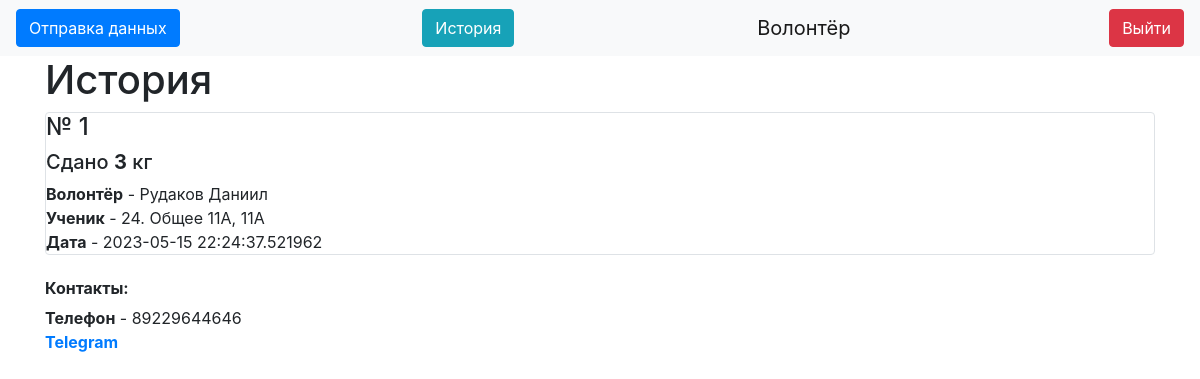
The app's page /history (signed in) with its own data.
### data/users.py (models this page shows, shortened)
class User(SqlAlchemyBase, UserMixin):
    __tablename__ = 'users'
    id = sqlalchemy.Column(sqlalchemy.Integer,
                           primary_key=True, autoincrement=True)
    name = sqlalchemy.Column(sqlalchemy.String, nullable=True)
    about = sqlalchemy.Column(sqlalchemy.String, nullable=True)
    email = sqlalchemy.Column(sqlalchemy.String,
                              index=True, unique=True, nullable=True)
    hashed_password = sqlalchemy.Column(sqlalchemy.String, nullable=True)
    is_admin = sqlalchemy.Column(sqlalchemy.Boolean)
    got = sqlalchemy.Column(sqlalchemy.Integer, default=0)
    got_pupils = sqlalchemy.Column(sqlalchemy.Integer, default=0)
    kilograms = orm.relationship("Kilograms", back_populates='user')

### data/kilograms.py (models this page shows)
class Kilograms(SqlAlchemyBase):
    __tablename__ = 'kilograms'
    id = sqlalchemy.Column(sqlalchemy.Integer,
                           primary_key=True, autoincrement=True)
    value = sqlalchemy.Column(sqlalchemy.Integer)
    created_date = sqlalchemy.Column(sqlalchemy.DateTime,
                                     default=(datetime.datetime.now() + datetime.timedelta(hours=3)))
    user_id = sqlalchemy.Column(sqlalchemy.Integer,
                                sqlalchemy.ForeignKey("users.id"))
    pupil_id = sqlalchemy.Column(sqlalchemy.Integer, sqlalchemy.ForeignKey("Pupils.id"))
    user = orm.relationship('User')
    pupil = orm.relationship("Pupils")

### data/Pupils.py (models this page shows)
class Pupils(SqlAlchemyBase):
    __tablename__ = 'Pupils'
    id = sqlalchemy.Column(sqlalchemy.Integer, autoincrement=True, primary_key=True)
    name = sqlalchemy.Column(sqlalchemy.String)
    value = sqlalchemy.Column(sqlalchemy.Integer, default=0)
    grade = sqlalchemy.Column(sqlalchemy.String)
    kilo = orm.relationship("Kilograms", back_populates="pupil")

### server.py (the view)
@app.route("/history")
def history():
    db_sess = db_session.create_session()
    kilo = db_sess.query(Kilograms)
    return render_template("history.html", kilo=kilo)

### data/db_session.py (called while the page is built)
def create_session() -> Session:
    global __factory
    return __factory()

### server.py (called while the page is built)
@login_manager.user_loader
def load_user(user_id):
    db_sess = db_session.create_session()
    return db_sess.query(User).get(user_id)

### templates/history.html (shortened to what this page needs)
{% extends "base.html" %}
{% block content %}
{% if current_user.is_authenticated %}
<h1 xmlns="http://www.w3.org/1999/html">История</h1>
{% for item in kilo%}
<div class="col-md6 border rounded">
    <h4>№ {{item.id}}</h4>
    <h5>
        Сдано <b>{{item.value}}</b> кг
    </h5>
    <div>
        <b>Волонтёр</b> - {{item.user.name}}</br>
        <b>Ученик</b> - {{item.pupil.name}}, {{item.pupil.grade}}</br>
        <b>Дата</b> - {{item.created_date}}
    </div>
</div>
{% endfor %}
{% endif %}
{% endblock %}

### templates/base.html (shortened to what this page needs)
<!doctype html>
<html lang="en">
<head>
    <link rel="stylesheet"
          href="https://stackpath.bootstrapcdn.com/bootstrap/4.4.1/css/bootstrap.min.css"
>
</head>
<body>
<header>
    <nav class="navbar navbar-light bg-light">
        {% if current_user.is_authenticated %}
        <a type="button" class="btn btn-primary" href="/">Отправка данных</a>
        <a class="btn btn-info" href="/history">История</a>
        <a class="navbar-brand" href="">{{ current_user.name }}</a>
        <a class="btn btn-danger" href="/logout">Выйти</a>
        {% else %}
        <p>
            <a class="btn btn-success" href="/login">Войти</a>
        </p>
        {% endif %}
    </nav>
</header>
<main role="main" class="container">
    {% block content %}{% endblock %}
    <h6><b>Контакты:</b></h6>
    <div>
        <b>Телефон</b> - 89229644646</br>
        <b><a href="https://t.me/mc_Danik">Telegram</a></b>
    </div>
</main>
</body>
</html>

### records on screen
User: name "Волонтёр"
Kilograms: id "1", value "3", user.name "Рудаков Даниил", pupil.name "24. Общее 11А", pupil.grade "11А", created_date "2023-05-15 22:24:37.521962"
